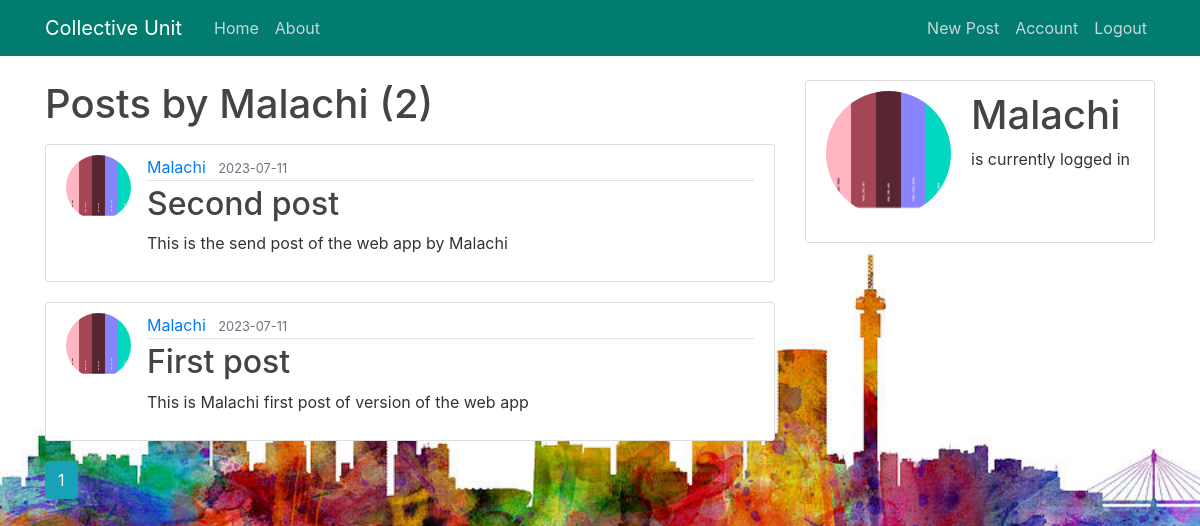
The page /user/Malachi (signed in) on the database as committed earlier.
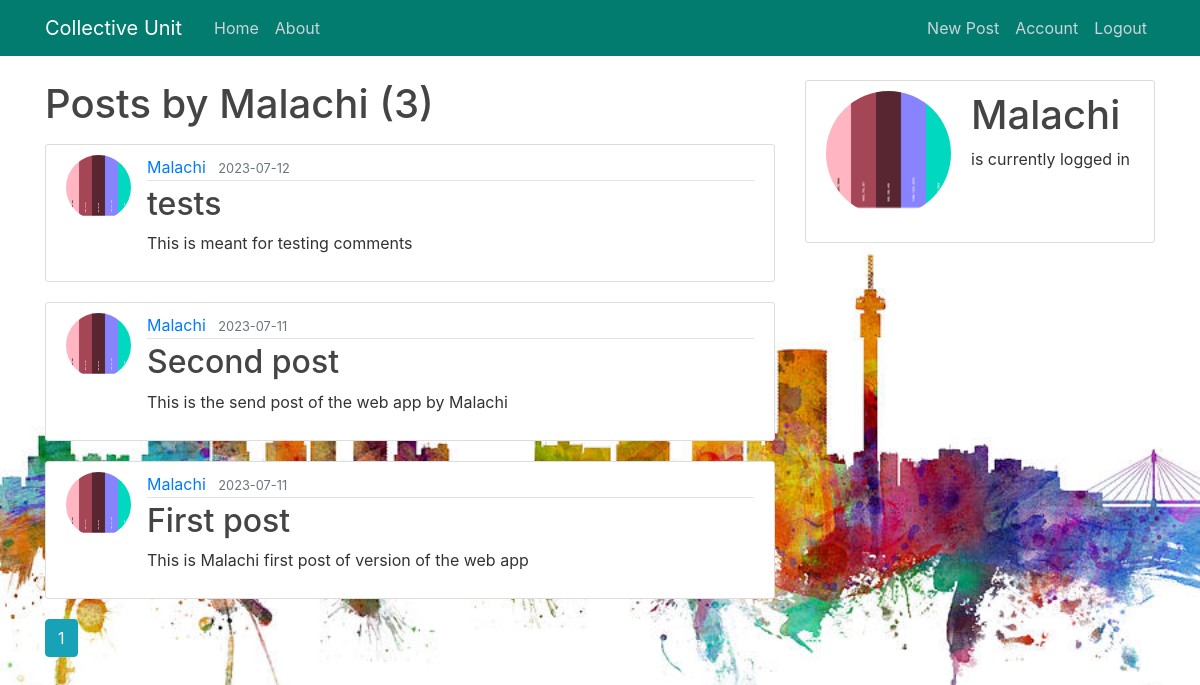
The same page on the database as committed later.
### application/models.py (models this page shows, shortened)
class Post(db.Model):
    __tablename__ = "post"
    id = db.Column(db.Integer, primary_key=True)
    title = db.Column(db.String(100), nullable=False)
    content = db.Column(db.Text, nullable=False)
    date_posted = db.Column(db.DateTime, nullable=False,
                            default=datetime.utcnow)
    user_id = db.Column(db.Integer, db.ForeignKey('user.id'), nullable=False)
    comments = db.relationship('Comments', backref='for_post', lazy=True)

class User(db.Model, UserMixin):
    __tablename__ = "user"
    id = db.Column(db.Integer, primary_key=True)
    username = db.Column(db.String(20), nullable=False, unique=True)
    email = db.Column(db.String(120), nullable=False, unique=True)
    image_file = db.Column(db.String(20), nullable=False,
                           default='default.jpg')
    password = db.Column(db.String(60), nullable=False)
    posts = db.relationship('Post', backref='author', lazy=True)
    commentator = db.relationship('Comments', backref='commentator', lazy=True)

### application/routes.py (the view)
@app.route('/user/<string:username>')
def user_posts(username):
    page = request.args.get('page', 1, type=int)
    user = User.query.filter_by(username=username).first_or_404()
    posts = Post.query.filter_by(author=user).order_by(Post.date_posted.desc()).paginate(per_page=5, page=page)
    image_file = url_for('static', filename='pics/' + current_user.image_file)
    return render_template('user_posts.html', posts=posts, user=user, image_file=image_file)

### application/models.py (called while the page is built)
@login_manager.user_loader
def load_user(user_id):
    return User.query.get(int(user_id))

### application/templates/user_posts.html
{% extends "layout.html" %}
{% block content %}
    <h1 class="mb-3">Posts by {{ user.username }} ({{ posts.total }})</h1>
    {% for post in posts.items %}
        <article class="media content-section">
          <img class="rounded-circle article-img" src="{{ url_for('static', filename='pics/' + post.author.image_file) }}">
          <div class="media-body">
            <div class="article-metadata">
              <a class="mr-2" href="{{ url_for('user_posts', username=post.author.username) }}">{{ post.author.username }}</a>
              <small class="text-muted">{{ post.date_posted.strftime('%Y-%m-%d') }}</small>
            </div>
            <h2><a class="article-title" href="{{ url_for('post', post_id=post.id) }}">{{ post.title }}</a></h2>
            <p class="article-content">{{ post.content }}</p>
          </div>
        </article>
    {% endfor %}
    {% for page_num in posts.iter_pages(left_edge=1, right_edge=1, left_current=1, right_current=2) %}
      {% if page_num %}
        {% if posts.page == page_num %}
          <a class="btn btn-info mb-4" href="{{ url_for('user_posts', username=user.username, page=page_num) }}">{{ page_num }}</a>
        {% else %}
          <a class="btn btn-outline-info mb-4" href="{{ url_for('user_posts', username=user.username, page=page_num) }}">{{ page_num }}</a>
        {% endif %}
      {% else %}
        ...
      {% endif %}
    {% endfor %}
{% endblock content %}

Rows that differ between the two databases and show on the page:
added Post: image_file (picture), author.username "Malachi", date_posted "2023-07-12", title "tests", content "This is meant for testing comments"
Other text that changed with them:
{{ posts.total }}: "2" → "3"
